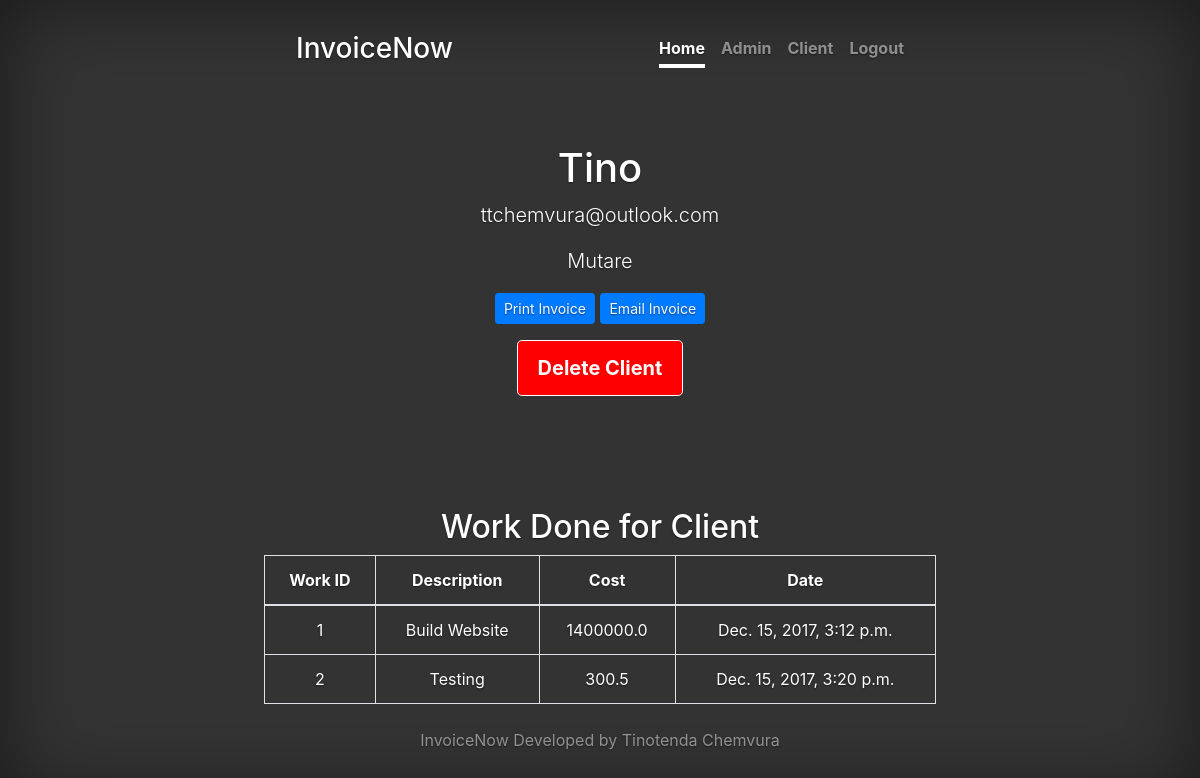
/client/1/ (signed in), run on the app's committed database.
### invoice_client/models.py (models this page shows)
class Client(models.Model):
    user = models.OneToOneField(User, on_delete=models.CASCADE)
    address = models.CharField(max_length=100)
    date = models.DateTimeField(default=now)
    bill_date = models.DateTimeField(default=now)
    class Meta:
        ordering = ('user__first_name', )

class Work(models.Model):
    client = models.ForeignKey(Client, on_delete=models.CASCADE)
    description = models.CharField(max_length=100)
    fee = models.FloatField()
    date = models.DateTimeField(default=now)
    class Meta:
        ordering = ('date', )

### invoice_admin/views.py (the view)
# urls.py: url(r'^client/(?P<id>\d+)/$', AdminClientView.as_view(), name='client_view'),
class AdminClientView(LoginRequiredMixin, ListView):
    login_url = '/login/'
    redirect_field_name = 'redirect_to'
    model = Client
    template_name = 'admin_client_details.html'
    context_object_name = 'works'
    def get_queryset(self):
        works = Work.objects.filter(client=int(self.kwargs.get('id')))
        return works
    def get_context_data(self, **kwargs):
        context = super(AdminClientView, self).get_context_data(**kwargs)
        try:
            context['client'] = Client.objects.get(id=int(self.kwargs.get('id')))
        except ObjectDoesNotExist:
            try:
                context['client'] = Client.objects.get(user=self.request.user)
            except ObjectDoesNotExist:
                context['client'] = None
        context['user'] = self.request.user
        return context
    def get(self, *args, **kwargs):
        if not self.request.user.is_staff:
            return redirect(reverse('client'))
        return super(AdminClientView, self).get(*args, **kwargs)

### templates/admin_client_details.html
{% extends 'base.html' %}
{% block body %}
    <section class="jumbotron" style="background-color: transparent">
        <div class="inner cover">
            <h1 class="cover-heading">{{ client.user.first_name }}</h1>
            <p class="lead">{{ client.user.email }}</p>
            <p class="lead">{{ client.address }}</p>
            <p class="lead">
                <a href="{% url 'print_invoice' client.id %}" class="btn btn-sm btn-primary">Print Invoice</a>
                <a href="{% url 'email_invoice' client.id %}" class="btn btn-sm btn-primary">Email Invoice</a>
            </p>
            {% if user.is_staff %}
            <p class="lead">
                <a href="{% url 'admin_delete_client' client.id %}" style="background-color: red; color: white" class="btn btn-lg btn-secondary">Delete Client</a>
            </p>
            {% endif %}
        </div>
    </section>
    <h2>Work Done for Client</h2>
    <div class="table-responsive">
        <table class="table table-bordered">
            <thead>
            <tr>
                <th>Work ID</th>
                <th>Description</th>
                <th>Cost</th>
                <th>Date</th>
            </tr>
            </thead>
            <tbody>
            {% for work in works %}
                <tr>
                    <td>{{ work.id }}</td>
                    <td>{{ work.description }}</td>
                    <td>{{ work.fee }}</td>
                    <td>{{ work.date }}</td>
                </tr>
            {% endfor %}
            </tbody>
        </table>
    </div>
{% endblock %}

### static/css/main.css (style rules this page uses)
a, a:focus, a:hover { color: #fff; }
.btn-secondary, .btn-secondary:hover, .btn-secondary:focus { color: #333; text-shadow: none; background-color: #fff; border: .05rem solid #fff; }
html, body { height: 100%; background-color: #333; }
body { color: #fff; text-align: center; text-shadow: 0 .05rem .1rem rgba(0, 0, 0, .5); }
.inner { padding: 2rem; }
.cover { background-color: transparent; padding: 0 1.5rem; }
.cover .btn-lg { padding: .75rem 1.25rem; font-weight: 700; }

### data on the page
Client: user.first_name "Tino", user.email "ttchemvura@outlook.com", address "Mutare"
Work: id "1", description "Build Website", fee "1400000.0", date "Dec. 15, 2017, 3:12 p.m."
Work: id "2", description "Testing", fee "300.5", date "Dec. 15, 2017, 3:20 p.m."
